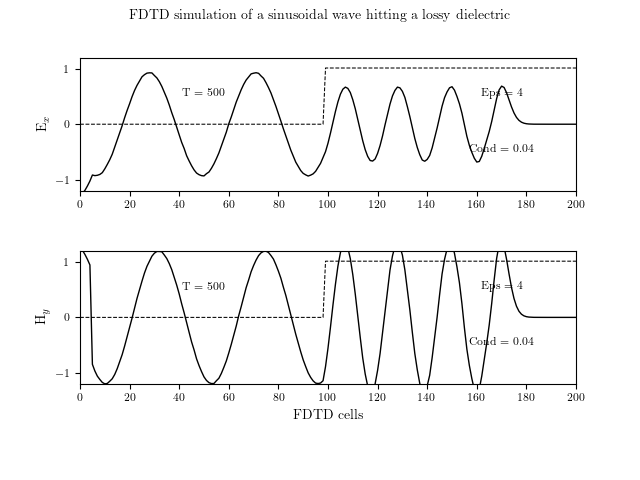

Write the Julia code that produced this figure.
#!/usr/bin/env julia
# File: fd1d_1_5.jl
# Name: D.Saravanan
# Date: 29/10/2021

""" Simulation of a sinusoidal wave hitting a lossy dielectric """

import PyPlot
const plt = PyPlot
plt.rc("text", usetex = "True")
plt.rc("pgf", texsystem = "pdflatex")
plt.rc("font", family = "serif", weight = "normal", size = 8)
plt.rc("axes", labelsize = 10, titlesize = 10)
plt.rc("figure", titlesize = 10)
using LaTeXStrings

ke = 202
ex = zeros(ke)
hy = zeros(ke)

dx = 0.01             # Cell size 
dt = dx / 6e8         # Time step size
freq = 700e6          # Frequency 700 MHz

boundary_low = [0.0, 0.0]
boundary_high = [0.0, 0.0]

# Create Dielectric Profile
epsz = 8.854e-12    # vaccum permittivity (F/m)
epsilon = 4         # relative permittivity
sigma = 0.04        # conductivity (S/m)

ca = ones(ke)
cb = 0.5 * ones(ke)

eaf = dt * sigma / (2 * epsz * epsilon)
ca[100:end] .= (1 - eaf) / (1 + eaf)
cb[100:end] .= 0.5 / (epsilon * (1 + eaf))

nsteps = 500

# FDTD loop
for time_step = 1:nsteps

    # calculate the Ex field
    for k = 2:ke
        ex[k] = ex[k] + cb[k] * (hy[k-1] - hy[k])
    end

    # put a Gaussian pulse in the middle
    ex[6] = ex[6] + sin(2 * pi * freq * dt * time_step)

    # absorbing boundary conditions
    ex[1] = popfirst!(boundary_low)
    push!(boundary_low, ex[2])
    ex[ke-1] = popfirst!(boundary_high)
    push!(boundary_high, ex[ke-2])

    # calculate the Hy field
    for k = 1:(ke-1)
        hy[k] = hy[k] + 0.5 * (ex[k] - ex[k+1])
    end

end

fig, (ax1, ax2) = plt.subplots(2)
fig.suptitle(raw"FDTD simulation of a sinusoidal wave hitting a lossy dielectric")
ax1.plot(ex, "k", lw = 1)
ax1.plot((0.5 ./ cb .- 1) ./ 3, "k--", lw = 0.75)
ax1.text(50, 0.5, "T = $nsteps", horizontalalignment = "center")
ax1.text(170, 0.5, "Eps = $epsilon", horizontalalignment = "center")
ax1.text(170, -0.5, "Cond = $sigma", horizontalalignment = "center")
ax1.set(xlim = (0, 200), ylim = (-1.2, 1.2), ylabel = L"E$_x$")
ax1.set(xticks = 0:20:200, yticks = -1:1:1.2)
ax2.plot(hy, "k", lw = 1)
ax2.plot((0.5 ./ cb .- 1) ./ 3, "k--", lw = 0.75)
ax2.text(50, 0.5, "T = $nsteps", horizontalalignment = "center")
ax2.text(170, 0.5, "Eps = $epsilon", horizontalalignment = "center")
ax2.text(170, -0.5, "Cond = $sigma", horizontalalignment = "center")
ax2.set(xlim = (0, 200), ylim = (-1.2, 1.2), xlabel = raw"FDTD cells", ylabel = L"H$_y$")
ax2.set(xticks = 0:20:200, yticks = -1:1:1.2)
plt.subplots_adjust(bottom = 0.2, hspace = 0.45)
plt.savefig("fd1d_1_5.png")
